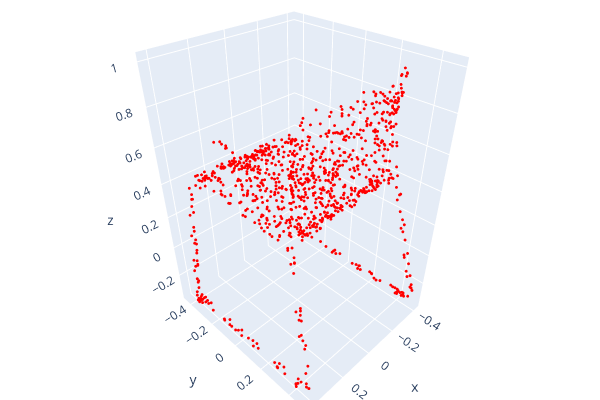

Write notebook code for a chart like this one.
### Code cell
points = next(iter(train_loader))[0].pos
PointsTo3DShape(points)

### Figure 1 — Plotly figure (JSON) as saved in the notebook; plotly's stock layout.template omitted (floating-point values rounded to 4 significant figures; data arrays with more than 128 entries replaced by an {"elided": "..."} marker saying what was removed)
{"data": [{"marker": {"color": {"elided": "1024x3 int values"}, "size": 1}, "mode": "markers", "type": "scatter3d", "x": {"elided": "1024 float values"}, "y": {"elided": "1024 float values"}, "z": {"elided": "1024 float values"}}], "layout": {"height": 400, "margin": {"b": 0, "l": 0, "r": 0, "t": 0}, "scene": {"camera": {"center": {"x": 0, "y": 0, "z": 0}, "up": {"x": 0, "y": 0, "z": 1}}}, "showlegend": false, "width": 600}}
